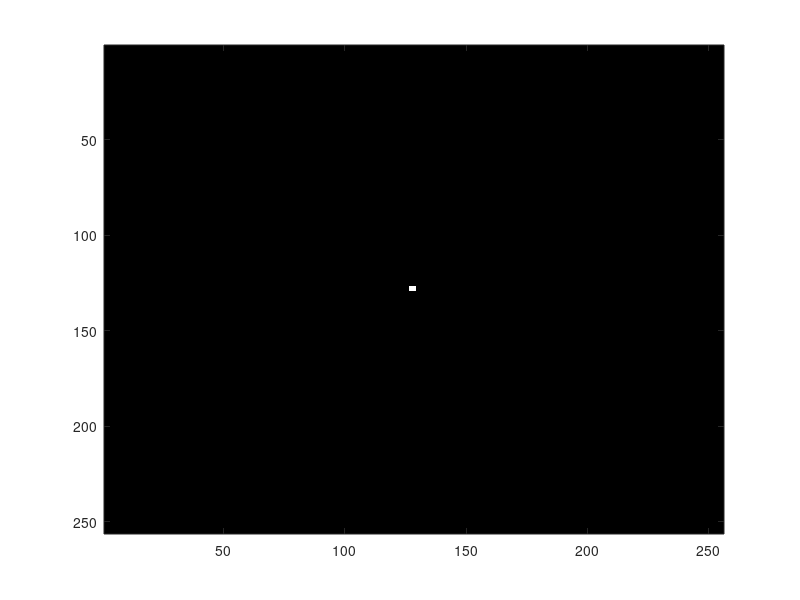

This chart was generated by the following MATLAB code: (Note: this script raises an error after producing the figure.)
%% Question 1 Part A
N = 256; % image size
img = zeros(N); % matrix of zeros
% Defining a small rectangle in the center
img(127:129,127:129) = 1;

figure;
imagesc(img);
colormap(gray);
clim([0 1]);
colorbar;
title('(1a) Centered 3x3 Phantom');
xlabel('X Position (pixels)');
ylabel('Y Position (pixels)');

%% Question 1 Part B
% Display the Image
figure;
imagesc(img);
colormap(gray);
clim([0 1]);
colorbar;
title('(1b) 90° Projection Marked');
xlabel('X Position (pixels)');
ylabel('Y Position (pixels)');
% Add arrow to mark 90 degree projection
% This is very wrong
hold on
quiver(240, 250, 0, -240, 0, 'r');
text(190, 230, 'Projection Angle: 90°', 'Color', 'red');
quiver(40, 20, 180, 0, 0, 'w')
text(50, 25, 'Detector Length')
hold off

%% Question 1 Part C - Theoretical projection profile
detector_pos = [125, 126, 127, 127, 129, 129, 130, 131];
values =       [0,   0,   0,   3,   3,   0,   0,   0];

figure;
plot(detector_pos, values, 'LineWidth', 2);
title('(1c) Theoretical 90° Projection Profile');
xlabel('Detector Position (pixels)');
ylabel('Projection Value (intensity)');
ylim([0 4]);
xlim([124 132]);

%% Question 1 Part D
% Using radon function to generate sinogram
theta = 0:1:179; % Full sampling should span at least 180 degrees
[sinogram, l] = radon(img, theta);

% Display the Image
figure;
imagesc(theta, l, sinogram);
colormap(gray);
colorbar;
title('(1d) Sinogram of Centered 3x3 Phantom');
xlabel('Projection Angle (degrees)');  % X-axis is theta
ylabel('Detector Position (pixels)');   % Y-axis is l (detector positions)

%% Question 1 Part E
projection_90 = sinogram(:, 91);
find(projection_90 > 0)  % Shows positions
projection_90(projection_90 > 0)  % Shows values

figure;
plot(projection_90);
title('(1e) Sinogram Values');
xlabel('Detector Position (');
ylabel('Projection Value');

%% Question 1 Part D
sum_img = sum(img(:));
disp(sum_img);
sum_0deg = sum(sinogram(:, 1));
disp(sum_0deg);
sum_90deg = sum(sinogram(:, 91));
disp(sum_90deg);
sum_180deg = sum(sinogram(:, 180));
disp(sum_180deg);

%% Question 2 Part A
N = 256; % image size
img = zeros(N); % matrix of zeros
% Defining small rectangular objects
% Simulating small calcium particles in a cardiac image
% First set
img(127:129,127:129) = 1;
img(132:134,127:129) = 1;
% Second set
img(45:47,127:129) = 1;
img(50:52,127:129) = 1;
% Third set
img(55:57,55:57) = 1;
img(60:62,60:62) = 1;

% Display the image 
figure;
imagesc(img);
colormap(gray)
clim([0,1]);
colorbar;
title('(2a) Phantom with Multiple 3x3 Blocks')
xlabel('X Position (pixels)');
ylabel('Y Position (pixels)');

%% Question 2 Part B
theta = 0:1:179; % Full sampling should span at least 180 degrees
[sinogram, l] = radon(img, theta);

% Display the image
figure;
imagesc(theta, l, sinogram);
colormap(gray);
colorbar;
title('(2b) Sinogram of Phantom with Multiple 3x3 Blocks');
xlabel('Projection Angle (degrees)');  % X-axis is theta
ylabel('Detector Position (pixels)');   % Y-axis is l (detector positions)
%% Question 2 Part D
% Display the Image 
figure;
imagesc(img);
colormap(gray);
colorbar;
title('(2d) Multiple 3x3 Phantom');
xlabel('Projection Angle (degrees)');
ylabel('Detector Position (pixels)');
hold on;

% Add 0, 45, 90, 180 degree projections
% 0° Projection Angle and detector length
% quiver(50, 240, 100, 0, 0, 'r');
% text(100, 230, 'Projection Angle: 0°', 'Color', 'red');
quiver(128, 230, 0, -80, 0, 'w')
text(140, 245, 'Detector Length for 0 degrees')

% 45° Projection Angle and detector length
% quiver(200, 250, 50, -50, 0, 'r', 'LineWidth', 2.5, 'MaxHeadSize', 0.5);
% text(230, 230, '45°', 'Color', 'red', 'FontSize', 14, 'FontWeight', 'bold');
quiver(175, 175, 45, 45, 0,'w')
text(230, 230,'Detector Length for 45 degrees')

% 90° Projection Angle and detector length
% quiver(240, 150, 0, -100, 0, 'r');
% text(220, 130, 'Projection Angle: 90°', 'Color', 'red');
quiver(40, 20, 180, 0, 0, 'w')
text(50, 25, 'Detector Length for 90 degrees')

% 180° Projection Angle and detector length
% quiver(200, 20, -100, 0, 0, 'r');
% text(180, 30, 'Projection Angle: 180°', 'Color', 'red');
quiver(150, 60, 0, 80, 0, 'w')
text(140, 95, 'Detector Length for 180 degrees')

hold off;

%% Question 3 Part A
theta = 0:1:179; % Full sampling should span at least 180 degrees
[sinogram] = radon(img, theta);

% Iradon with filter 'none' 
backprojected_image = iradon(sinogram,theta,'none');

% Display the Image 
figure;
imagesc(backprojected_image);
colormap(gray);
colorbar;
title('(3a) Back Projected w/ no filter');
xlabel('X Position (pixels)');
ylabel('Y Position (pixels)');

%% Question 3 part C
theta = 0:1:179; % Full sampling should span at least 180 degrees
[sinogram] = radon(img, theta);

% Iradon with filter 'Ram-Lak' 
backprojected_image_ramlak = iradon(sinogram,theta,'Ram-Lak');

% Display the Image 
figure;
imagesc(backprojected_image_ramlak);
colormap(gray);
colorbar;
title('(3c) Back Projected w/ Ram-Lak filter');
xlabel('X Position (pixels)');
ylabel('Y Position (pixels)');

%% Question 3 part E
theta = 0:1:179; % Full sampling should span at least 180 degrees
[sinogram] = radon(img, theta);

% Iradon with filter 'Hann' 
backprojected_image_hann = iradon(sinogram,theta,'Hann');

% Display the Image 
figure;
imagesc(backprojected_image_hann);
colormap(gray);
colorbar;
title('(3e) Back Projected w/ Hann filter');
xlabel('X Position (pixels)');
ylabel('Y Position (pixels)');

%% Question 3 part G
% Quick check because Arrays are incompatible sizes
size(img)
size(backprojected_image_ramlak)
size(backprojected_image_hann)

% Crop back projected images to 256x256
backprojected_image_ramlak_cropped = backprojected_image_ramlak(1:256, 1:256);
size(backprojected_image_ramlak_cropped)
backprojected_image_hann_cropped = backprojected_image_hann(1:256, 1:256);
size(backprojected_image_hann_cropped)

% RMSE = sqrt(sum(predicted - observed)^2/2)
rmse_ramlak = sqrt(mean((backprojected_image_ramlak_cropped(:) - img(:)).^2));
rmse_hann = sqrt(mean((backprojected_image_hann_cropped(:) - img(:)).^2));

%% Question 4 part A
img = phantom(N);

% Display the Image 
figure;
imagesc(img);
colormap(gray);
colorbar;
title('(4a) Shepp-Logan Phantom');
xlabel('X Position (pixels)');
ylabel('Y Position (pixels)');

%% Question 4 part B
theta = 0:1:179; % Full sampling should span at least 180 degrees
[sinogram, l] = radon(img, theta);

% Display the Image 
figure;
imagesc(theta, l, sinogram);
colormap(gray);
colorbar;
title('(4b) Shepp-Logan Phantom Sinogram');
xlabel('Projection Angle (degrees)');  % X-axis is theta
ylabel('Detector Position (pixels)');   % Y-axis is l (detector positions)

%% Question 4 part C 
% Iradon with filter 'Ram-Lak' 
backprojected_image = iradon(sinogram,theta,'Ram-Lak');

% Display the Image 
figure;
imagesc(backprojected_image);
colormap(gray);
colorbar;
title('(4c) Shepp-Logan Back Projected');
xlabel('Projection Angle (degrees)');  % X-axis is theta
ylabel('Detector Position (pixels)');   % Y-axis is l (detector positions)

%% Question 4 part D - Method 1
theta = 0:10:179; % change to a step size of 10 instead of 1
[sinogram, l] = radon(img, theta);
backprojected_image = iradon(sinogram, theta, 'Ram-Lak');

% Display the Image
figure;

% Subplot for the Sinogram
subplot(1,2,1);
imagesc(theta, l, sinogram);
colormap(gray);
colorbar;
title('(4d) Method 1: Sinogram');
xlabel('Projection Angle (degrees)');  % X-axis is theta
ylabel('Detector Position (pixels)');   % Y-axis is l (detector positions)

% Subplot for the Reconstructed image
subplot(1,2,2);
imagesc(backprojected_image);
colormap(gray);
colorbar;
title('(4d) Method 1: Reconstructed Image');
xlabel('X Position (pixels)');
ylabel('Y Position (pixels)');

%% Question 4 part D - Method 2
theta = 0:1:17; % change to an angular range of 18 degrees instead of 180
[sinogram, l] = radon(img, theta);
backprojected_image = iradon(sinogram, theta, 'Ram-Lak');

% Display the Image 
figure;

% Subplot for the Sinogram
subplot(1,2,1);
imagesc(theta, l, sinogram);
colormap(gray);
colorbar;
title('(4d) Method 2: Sinogram');
xlabel('Projection Angle (degrees)');  % X-axis is theta
ylabel('Detector Position (pixels)');   % Y-axis is l (detector positions)

% Subplot for the Reconstructed image
subplot(1,2,2);
imagesc(backprojected_image);
colormap(gray);
colorbar;
title('(4d) Method 2: Reconstructed Image');
xlabel('X Position (pixels)');
ylabel('Y Position (pixels)');

%% Question 4 part E
% Estimate the position of the X-ray source at theta = 0
% Start from a different angle to see how the sinogram shifts
theta_test1 = 0:1:179;    % normal
theta_test2 = 90:1:269;   % starting at 90 degrees

% Sinograms starting at different projection angles
[sino1, l1] = radon(img, theta_test1);
[sino2, l2] = radon(img, theta_test2);

% Display the Image
figure;

% Projection angle of 0
subplot(1,2,1); 
imagesc(theta_test1, l1, sino1); 
colormap(gray);
title('Normal 0-179');
xlabel('Projection Angle (degrees)');  % X-axis is theta
ylabel('Detector Position (pixels)');   % Y-axis is l (detector positions)

% Projection angle of 0
subplot(1,2,2); 
imagesc(theta_test2, l2, sino2); 
colormap(gray);
title('Starting at 90°');
xlabel('Projection Angle (degrees)');  % X-axis is theta
ylabel('Detector Position (pixels)');   % Y-axis is l (detector positions)

%% Question 5 part A
theta = 0:1:179; % Full sampling should span at least 180 degrees
[sinogram, l] = radon(img, theta);

% noise levels
noise_levels = [0.05, 0.10, 0.15, 0.20, 0.25, 0.30];
n_noise = length(noise_levels);

% for loop through each noise level
for i = 1:n_noise
    % Add Gaussian noise to sinogram
    sino_noise = sinogram + noise_levels(i)*std(sinogram(:)) * randn(size(sinogram));

    % Reconstruct with Ram Lak
    ramlak_noise = iradon(sino_noise, theta, 'Ram-Lak');

    % Reconstruct with Hann
    hann_noise = iradon(sino_noise, theta, 'Hann');

    % Display the noisy Subplot for Ram-Lak
    subplot(2,6,i);
    imagesc(ramlak_noise);
    colormap(gray);
    clim([0 1]);
    xlabel(sprintf('%d%% noise', noise_levels(i)*100));

    % Display the noisy Subplot for Hann
    subplot(2,6,i+6);
    imagesc(hann_noise);
    colormap(gray);
    clim([0 1]);
    xlabel(sprintf('%d%% noise', noise_levels(i)*100));
end

sgtitle('(5a) Back projections at varying Noise levels');
subplot(2,6,1);
ylabel('Ram-Lak');
subplot(2,6,7);
ylabel('Hann');

%% Question 5 part B 
% Plot a graph of SNR value as a funciton of noise levels 
roi_x = 120:140; % Estimated from original Shepp image and adjusted
roi_y = 70:90; % Estimated from original Sheep image

% Display the image w/ ROI 
figure;
imagesc(img);
colormap(gray);
hold on;
rectangle('Position', [roi_x(1), roi_y(1), length(roi_x), length(roi_y)], ...
          'EdgeColor', 'r', 'LineWidth', 2);
title('Shepp-Logan Phantom with ROI');
hold off;

% Need to Preallocae SNR arrays
ramlak_snr = zeros(1, n_noise);
hann_snr = zeros(1, n_noise);

% Loop through each noise level and calculate the SNR
for i = 1:n_noise 
    % Add Gaussian noise to sinogram
    sino_noise = sinogram + noise_levels(i)*std(sinogram(:)) * randn(size(sinogram));

    % Reconstruct with Ram Lak
    ramlak_noise = iradon(sino_noise, theta, 'Ram-Lak');

    % Reconstruct with Hann
    hann_noise = iradon(sino_noise, theta, 'Hann');

    % Calcualtee the ROI for Ram-Lak and Hann
    ramlak_roi = ramlak_noise(roi_y, roi_x);
    hann_roi = hann_noise(roi_y, roi_x);

    % Calculate SNR = mean(ROI)/std(ROI
    ramlak_snr(i) = mean(ramlak_roi) / std(ramlak_roi);
    hann_snr(i) = mean(hann_roi) / std(hann_roi);
end

% Display the Image for both Filters 
figure;

% Top subplot: Ram-Lak
subplot(2, 1, 1);
plot(noise_levels*100, ramlak_snr);
xlabel('Noise Level (%)');
ylabel('SNR');
title('Ram-Lak Filter');

% Bottom subplot: Hann
subplot(2, 1, 2);
plot(noise_levels*100, hann_snr);
xlabel('Noise Level (%)');
ylabel('SNR');
title('Hann Filter');

%% Question 5 part C
% Create a 5x5 averaging kernal and smooth the sinogram
h = ones(5,5)/25; % h = averaging kernal

% for loop through each noise level
for i = 1:n_noise
    % Add Gaussian noise to sinogram
    sino_noise = sinogram + noise_levels(i)*std(sinogram(:)) * randn(size(sinogram));

    % Smooth the noisy sinogram
    sinogram_smooth = conv2(sino_noise, h, 'same');

    % Reconstruct with Ram Lak
    ramlak_smooth = iradon(sinogram_smooth, theta, 'Ram-Lak');

    % Reconstruct with Hann
    hann_smooth = iradon(sinogram_smooth, theta, 'Hann');

    % Display the smoothed Subplot for Ram-Lak
    subplot(2,6,i);
    imagesc(ramlak_smooth);
    colormap(gray);
    clim([0 1]);
    xlabel(sprintf('%d%% noise', noise_levels(i)*100));

    % Display the smoothed Subplot for Hann
    subplot(2,6,i+6);
    imagesc(hann_smooth);
    colormap(gray);
    clim([0 1]);
    xlabel(sprintf('%d%% noise', noise_levels(i)*100));
end

sgtitle('(5c) Reconstructions with Smoothed Sinograms');
subplot(2,6,1);
ylabel('Ram-Lak');
subplot(2,6,7);
ylabel('Hann');

%% Question 5 part D
% Plot a graph of SNR value as a funciton of noise levels 
roi_x = 120:140; % Estimated from original Shepp image and adjusted
roi_y = 70:90; % Estimated from original Sheep image

% Display the image w/ ROI 
figure;
imagesc(img);
colormap(gray);
hold on;
rectangle('Position', [roi_x(1), roi_y(1), length(roi_x), length(roi_y)], ...
          'EdgeColor', 'r', 'LineWidth', 2);
title('Shepp-Logan Phantom with ROI');
hold off;

% Need to Preallocae SNR arrays
ramlak_snr = zeros(1, n_noise);
hann_snr = zeros(1, n_noise);

% Loop through each noise level and calculate the SNR
for i = 1:n_noise 
    % Add Gaussian noise to sinogram
    sino_noise = sinogram + noise_levels(i)*std(sinogram(:)) * randn(size(sinogram));

    % Smooth the noisy sinogram
    sinogram_smooth = conv2(sino_noise, h, 'same');

    % Reconstruct with Ram Lak
    ramlak_smooth = iradon(sinogram_smooth, theta, 'Ram-Lak');

    % Reconstruct with Hann
    hann_smooth = iradon(sinogram_smooth, theta, 'Hann');

    % Calcualtee the ROI for Ram-Lak and Hann
    ramlak_roi = ramlak_smooth(roi_y, roi_x);
    hann_roi = hann_smooth(roi_y, roi_x);

    % Calculate SNR = mean(ROI)/std(ROI
    ramlak_snr(i) = mean(ramlak_roi) / std(ramlak_roi);
    hann_snr(i) = mean(hann_roi) / std(hann_roi);
end

% Display the Image for both Filters 
sgtitle('(5d) Smoothed Sinograms SNR to Noise');

% Top subplot: Ram-Lak
subplot(2, 1, 1);
plot(noise_levels*100, ramlak_snr);
xlabel('Noise Level (%)');
ylabel('SNR');
title('Ram-Lak Filter');

% Bottom subplot: Hann
subplot(2, 1, 2);
plot(noise_levels*100, hann_snr);
xlabel('Noise Level (%)');
ylabel('SNR');
title('Hann Filter');
    
